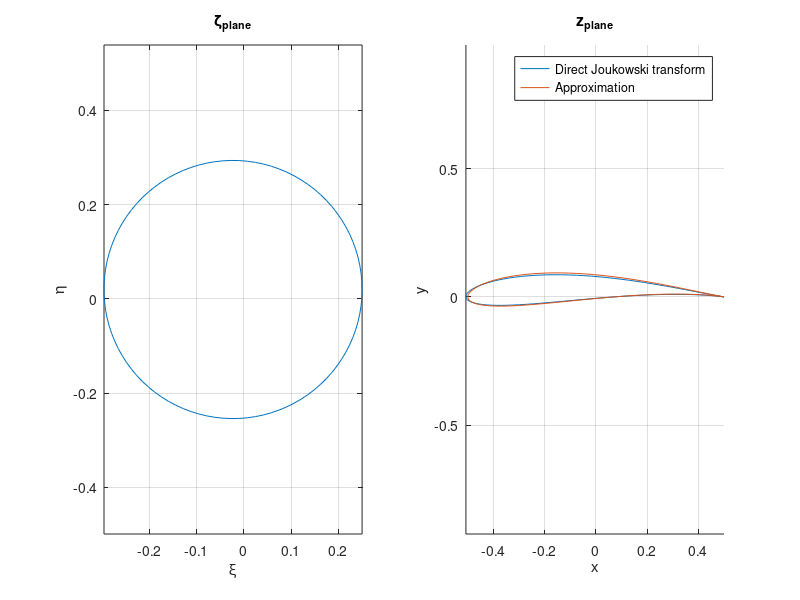
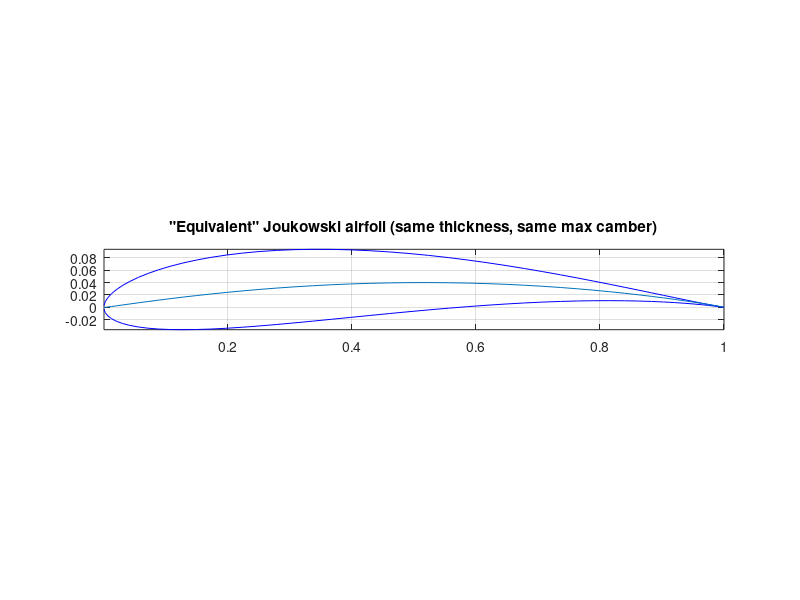

The MATLAB script that drew these images, in order: (Note: this script raises an error after producing the figures.)
clc;
clear;
close all;

%% POTENTIAL FLOW THEORY

% Parameters
U_inf = 10; % [m/s] Free-stream velocity
rho = 1.225; % [kg/m^3] Density of air
c = 1; % [m] Chord Length
a = c/4; 
theta = linspace(0, 2*pi, 100); % Variable to describe the position on the airfoil

%% Classic Joukowski

% Parameters for camber and thickness
hc = 0.04; 
tc = 0.12;

b = tc/3/sqrt(3)*c; 
lambda = hc/2*c;

zeta_0 = -b + 1i*lambda; % Center of circle in the zeta-plane

% Mapping
R_joukowski = sqrt((a+b)^2 + lambda^2);
zeta_circ = zeta_0 + R_joukowski.*exp(1i*theta);
z_wing_joukowski = zeta_circ + a^2./zeta_circ;

[x, y] = meshgrid(linspace(-5, 5, 400), linspace(-5, 5, 400));
zeta_plane = x + 1i*y;

% Approximation
m = sqrt(lambda^2 + b^2);
eps = m/a;
delta = pi - atan(lambda/b);

x_wing_approx = 2*a*cos(theta);
y_wing_approx = 2*a*eps.*(cos(delta-theta)-cos(delta)).*sin(theta);

% Obtain x coordinates from 0 to c and mean camber line 
x_up_approx = flip(x_wing_approx(1:length(theta)/2) + 0.5);
x_down_approx = flip(x_wing_approx(end:-1:length(theta)/2+1) + 0.5);

y_up_approx = y_wing_approx(1:length(theta)/2);
y_down_approx = y_wing_approx(end:-1:(length(theta)/2+1));

yc_approx = 0.5*(y_up_approx + y_down_approx); % Mean camber line 

%% Plotting shapes (AOA 0°)

% Classical Joukowski airfoil
fig_jouk_process = figure;
subplot(1,2,1), plot(zeta_circ), axis equal, grid on
xlabel('\xi'), ylabel('\eta'), title('\zeta_{plane}')
subplot(1,2,2), hold all, plot(z_wing_joukowski), plot(x_wing_approx, y_wing_approx)
axis equal, grid on
xlabel('x'), ylabel('y'), title('z_{plane}')
legend('Direct Joukowski transform', 'Approximation')

fig_jouk_approx_camber = figure;
plot(flip(x_up_approx), y_up_approx, 'blue')
hold on 
plot(flip(x_down_approx), y_down_approx, 'blue')
plot(x_down_approx, yc_approx)
hold off
title('"Equivalent" Joukowski airfoil (same thickness, same max camber)')
grid on
axis image

%% Coefficients computation (Joukowski)

alpha_jouk = deg2rad(-6:20); % Range of Angle of Attack

Gamma_joukowski = (4*pi*U_inf*R_joukowski).*sin(alpha_jouk + asin(lambda/R_joukowski));

% Preallocate space
W_joukowski = zeros(length(theta), length(alpha_jouk));
u_joukowski = zeros(length(theta), length(alpha_jouk));
v_joukowski = zeros(length(theta), length(alpha_jouk));
V_joukowski = zeros(length(theta), length(alpha_jouk));

Cp_joukowski = zeros(length(theta), length(alpha_jouk));
Cp_up_joukowski = zeros(length(theta)/2, length(alpha_jouk));
Cp_down_joukowski = zeros(length(theta)/2, length(alpha_jouk));
u_z_plane = zeros(size(zeta_plane));
v_z_plane = zeros(size(zeta_plane));
    
% Coefficients computation
for i = 1:length(alpha_jouk)
    W_joukowski(:, i) = (U_inf.*exp(-1i.*alpha_jouk(i)) + 1i.*Gamma_joukowski(i)./(2*pi.*(zeta_circ-zeta_0)) - U_inf.*R_joukowski^2.*exp(1i.*alpha_jouk(i))./((zeta_circ-zeta_0).^2))./(1-a^2./(zeta_circ.^2));
    u_joukowski(:, i) = real(W_joukowski(:, i));
    v_joukowski(:, i) = -imag(W_joukowski(:, i));
    V_joukowski(:, i) = sqrt(u_joukowski(:, i).^2 + v_joukowski(:, i).^2);
    Cp_joukowski(:, i) = 1 - V_joukowski(:, i).^2/(U_inf)^2;

    Cp_up_joukowski(:, i) = flip(Cp_joukowski(1:length(theta)/2, i)); 
    Cp_down_joukowski(:, i) = Cp_joukowski(length(theta)/2+1:end, i);

    % Use similar coefficients computation as in the original code
    W_z_plane = (U_inf.*exp(-1i.*alpha_jouk(i)) + 1i.*Gamma_joukowski(i)./(2*pi.*(zeta_plane-zeta_0)) - U_inf.*R_joukowski^2.*exp(1i.*alpha_jouk(i))./((zeta_plane-zeta_0).^2))./(1-a^2./(zeta_plane.^2));
    u_z_plane(:, i) = real(W_z_plane);
    v_z_plane(:, i) = -imag(W_z_plane);
end

%% RESULTS OF PFT

%% Cp plot for alpha = -4° joukowski
index_a5_jouk = find(rad2deg(alpha_jouk) == -4);
x_a5 = [x_up_approx, flip(x_down_approx)];

Cp_a5_jouk = [Cp_up_joukowski(:, index_a5_jouk)', flip(Cp_down_joukowski(:, index_a5_jouk)')];

fig_cp_jouk = figure;
plot(x_a5, Cp_a5_jouk, '-ob')
xlim([0, 1])
xlabel('x/c')
ylabel('C_p')
legend('Cp_{theo}', 'Location', 'southeast')
title('Joukowski Mapping')
grid on
set(gca, 'TickLabelInterpreter', 'latex', 'YDir', 'reverse')
set(gcf, 'color', 'w')

figure;
contour(x, y, u_z_plane, 'LineWidth', 1.5);
hold on;
contour(x, y, v_z_plane, 'LineWidth', 1.5);
xlabel('x');
ylabel('y');
title('Velocity Components u and v for z_{plane}');
legend('u_{z_{plane}}', 'v_{z_{plane}}');
axis equal;
grid on;
